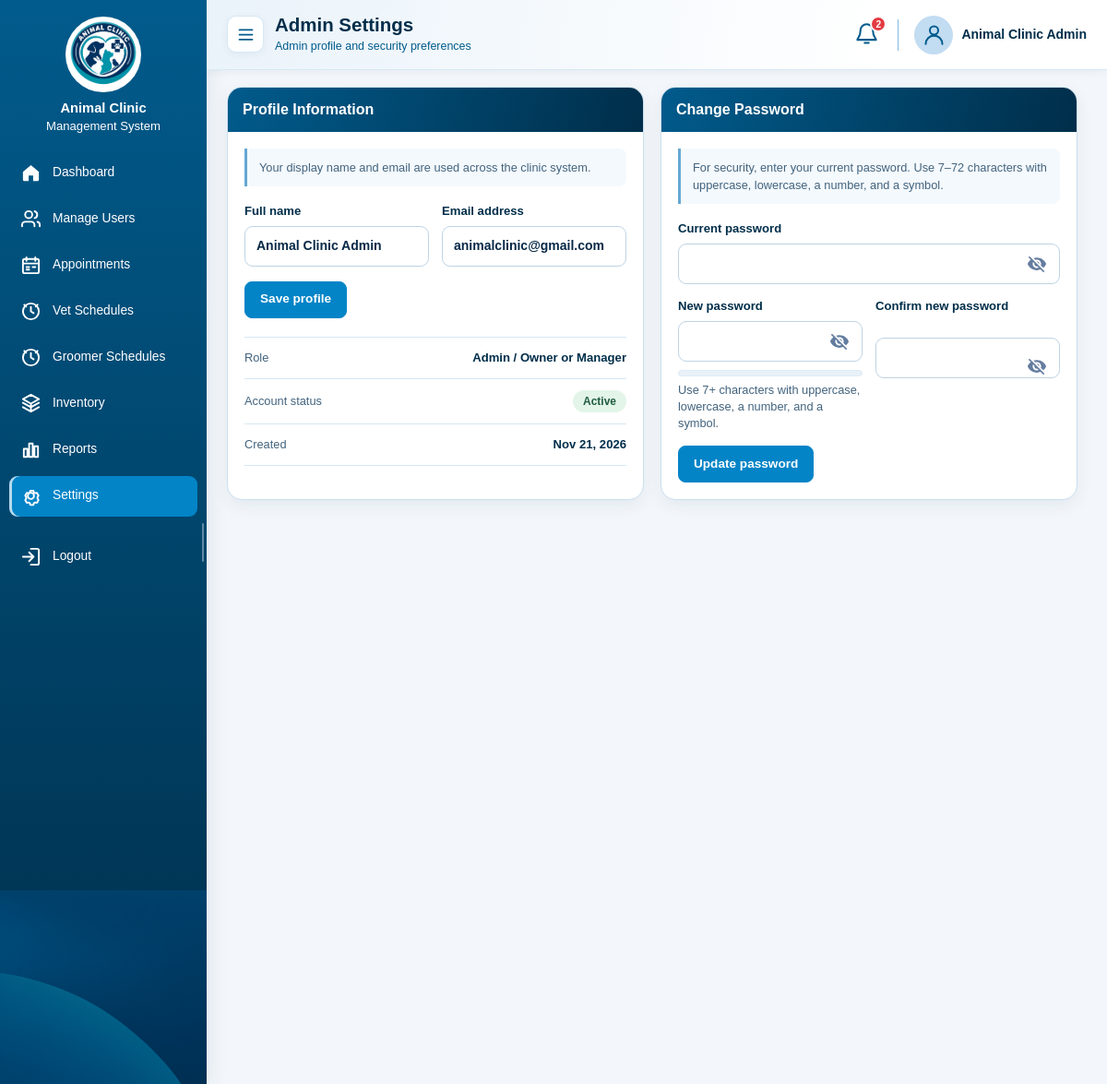
/admin/admin_settings.php (signed in), run on the app's committed database.
### tables this page shows
CREATE TABLE `users` (
  `user_id` int(10) UNSIGNED NOT NULL,
  `full_name` varchar(100) NOT NULL DEFAULT '',
  `email` varchar(254) NOT NULL,
  `password_hash` varchar(255) NOT NULL,
  `role` varchar(20) NOT NULL,
  `status` varchar(10) NOT NULL DEFAULT 'active',
  `owner_id` int(10) UNSIGNED DEFAULT NULL,
  `staff_id` int(10) UNSIGNED DEFAULT NULL,
  `vet_id` int(10) UNSIGNED DEFAULT NULL,
  `created_at` timestamp NOT NULL DEFAULT current_timestamp(),
  `updated_at` timestamp NOT NULL DEFAULT current_timestamp() ON UPDATE current_timestamp()
);

### includes/auth.php (called while the page is built, shortened)
<?php
function e(?string $value): string
{
    return htmlspecialchars((string) $value, ENT_QUOTES, 'UTF-8');
}

### includes/notifications.php (called while the page is built, shortened)
<?php
require_once __DIR__ . '/auth.php';
function notification_unread_count(PDO $pdo, int $userId): int
{
    $st = $pdo->prepare('SELECT COUNT(*) FROM Notifications WHERE user_id = ? AND is_read = 0');
    $st->execute([$userId]);
    return (int) $st->fetchColumn();
}
function notification_recent(PDO $pdo, int $userId, int $limit = 8): array
{
    $limit = max(1, min(50, $limit));
    $st = $pdo->prepare(
        'SELECT notification_id, category, title, message, link, is_read, created_at
         FROM Notifications WHERE user_id = ? ORDER BY created_at DESC, notification_id DESC LIMIT ' . (int) $limit
    );
    $st->execute([$userId]);
    return $st->fetchAll();
}

### includes/admin_notifications.php (called while the page is built, shortened)
<?php
require_once __DIR__ . '/notifications.php';
function admin_notification_href(?string $link): string
{
    $routes = [
        'admin/dashboard.php' => 'dashboard.php',
        'admin/appointments.php' => 'appointments.php',
        'admin/schedule_requests.php' => 'schedule_requests.php',
        'admin/groomer_schedule_requests.php' => 'groomer_schedule_requests.php',
        'admin/inventory.php' => 'inventory.php',
        'admin/admin_reports.php' => 'admin_reports.php',
        'admin/manage_users.php' => 'manage_users.php',
        'admin/admin_settings.php' => 'admin_settings.php',
        'staff/appointments.php' => 'appointments.php',
        'staff/billing.php' => 'admin_reports.php',
        'vet/appointments.php' => 'appointments.php',
        'client/appointments.php' => 'appointments.php',
        'client/billing.php' => 'admin_reports.php',
        'client/vaccinations.php' => 'appointments.php',
        'client/medical_records.php' => 'appointments.php',
    ];
    $path = (string) parse_url($link, PHP_URL_PATH);
    $route = $routes[$path] ?? 'dashboard.php';
    $fragment = (string) parse_url($link, PHP_URL_FRAGMENT);
    return $route;
}
function dashboard_notification_state(PDO $pdo, int $userId): array
{
    $items = [];
    foreach (notification_recent($pdo, $userId, 8) as $row) {
        $category = (string) $row['category'];
        $kind = preg_match('/\A[a-z0-9_-]{1,30}\z/i', $category) ? strtolower($category) : 'general';
        if ($kind === 'appointment') {
            $kind = 'appointments';
        }
        $items[] = [
            'id' => (int) $row['notification_id'],
            'label' => (string) $row['title'],
            'detail' => (string) $row['message'] . ' · ' . date('M j, g:i A', strtotime((string) $row['created_at'])),
            'href' => admin_notification_href($row['link'] !== null ? (string) $row['link'] : null),
            'kind' => $kind,
            'count' => 0,
            'unread' => (int) $row['is_read'] === 0,
        ];
    }
    return [
        'count' => notification_unread_count($pdo, $userId),
        'items' => $items,
        'error' => '',
    ];
}

### admin/admin_settings.php (the view, shortened to what this page needs)
<?php
require_once __DIR__ . '/../includes/auth.php';
require_once __DIR__ . '/../includes/database.php';
$userId = (int) $_SESSION['user_id'];
$profile = [];
$form = ['full_name' => null, 'email' => null];
try {
    $pdo = db();
    $statement = $pdo->prepare('SELECT full_name, email, status, created_at FROM users WHERE user_id = ? AND `role` = ? LIMIT 1');
    $statement->execute([$userId, 'admin']);
    $profile = $statement->fetch() ?: [];
} catch (PDOException $ex) {
    error_log($ex->getMessage());
    $error = 'Settings could not be saved or loaded. Check the database connection and try again.';
}
$statusClass = function ($value): string {
    return strtolower(trim(preg_replace('/[^a-z0-9]+/i', '_', (string) $value), '_'));
};
require_once __DIR__ . '/../includes/admin_notifications.php';
$notifications = ['count' => 0, 'items' => [], 'error' => ''];
try {
    $noticeDb = db();
    $notifications = dashboard_notification_state(
        $noticeDb,
        (int) $_SESSION['user_id']
    );
} catch (Throwable $ex) {
    error_log($ex->getMessage());
    $notifications['error'] = 'Notification data is unavailable.';
}
$notificationBadge = $notifications['count'] > 99 ? '99+' : (string) $notifications['count'];
$pageTitle = 'Admin Settings';
?>
<!doctype html>
<html lang="en">
<head>
  <link rel="stylesheet" href="../assets/css/admin-professional.css">
  <link rel="stylesheet" href="../assets/css/data-tables.css">
</head>
<body class="admin-dashboard">
  <div class="app-shell">
    <aside class="sidebar">
      <a class="brand-lockup" href="dashboard.php">
        <img class="brand-logo" src="../assets/images/Animal%20Clinic%20Heart%20Emblem%20Transparent.png" alt="Animal Clinic">
        <span class="brand-copy">Animal Clinic<span>Management System</span></span>
      </a>
      <nav class="side-nav" aria-label="Admin navigation">
        <a class="nav-item" href="dashboard.php"><svg viewBox="0 0 24 24" aria-hidden="true"><path d="M3 10.8 12 3l9 7.8v9a1.2 1.2 0 0 1-1.2 1.2h-5.3v-6.2h-5V21H4.2A1.2 1.2 0 0 1 3 19.8z"/></svg><span>Dashboard</span></a>
        <a class="nav-item" href="manage_users.php"><svg viewBox="0 0 24 24" aria-hidden="true"><path d="M16 20v-1.6a3.4 3.4 0 0 0-3.4-3.4H5.4A3.4 3.4 0 0 0 2 18.4V20m7.5-9a4 4 0 1 0 0-8 4 4 0 0 0 0 8zm12.5 9v-1.6a3.4 3.4 0 0 0-2.6-3.3M16.2 3.1a4 4 0 0 1 0 7.7"/></svg><span>Manage Users</span></a>
        <a class="nav-item" href="appointments.php"><svg viewBox="0 0 24 24" aria-hidden="true"><rect x="3" y="5" width="18" height="16" rx="2"/><path d="M7 3v4m10-4v4M3 10h18M7 14h3m-3 3h3m4-3h3"/></svg><span>Appointments</span></a>
        <a class="nav-item" href="schedule_requests.php"><svg viewBox="0 0 24 24" aria-hidden="true"><circle cx="12" cy="12" r="9"/><path d="M12 7v5l3 2M4.5 4.5l2 2M19.5 4.5l-2 2"/></svg><span>Vet Schedules</span></a>
        <a class="nav-item" href="groomer_schedule_requests.php"><svg viewBox="0 0 24 24" aria-hidden="true"><circle cx="12" cy="12" r="9"/><path d="M12 7v5l3 2M4.5 4.5l2 2M19.5 4.5l-2 2"/></svg><span>Groomer Schedules</span></a>
        <a class="nav-item" href="inventory.php"><svg viewBox="0 0 24 24" aria-hidden="true"><path d="m12 2 9 5-9 5-9-5zm-9 9 9 5 9-5m-18 5 9 5 9-5M12 12v9"/></svg><span>Inventory</span></a>
        <a class="nav-item" href="admin_reports.php"><svg viewBox="0 0 24 24" aria-hidden="true"><path d="M4 20V11h4v9zm6 0V5h4v15zm6 0V8h4v12z"/></svg><span>Reports</span></a>
        <a class="nav-item active" href="admin_settings.php"><span>Settings</span></a>
        <a class="nav-item logout-link" href="../logout.php?session_context=admin"><svg viewBox="0 0 24 24" aria-hidden="true"><path d="M10 17l5-5-5-5m5 5H3m9-9h7a2 2 0 0 1 2 2v14a2 2 0 0 1-2 2h-7"/></svg><span>Logout</span></a>
      </nav>
    </aside>
    <div class="main-area">
      <header class="topbar">
        <div class="topbar-title"><div><h1><?= e($pageTitle) ?></h1><p>Admin profile and security preferences</p></div></div>
        <div class="profile-area">
          <details class="notification-menu" id="notification-menu">
            <summary class="notification" id="notification-summary" aria-label="Open clinic notifications" title="Clinic notifications"><svg viewBox="0 0 24 24" aria-hidden="true"><path d="M18 8a6 6 0 0 0-12 0c0 7-3 7-3 9h18c0-2-3-2-3-9m-8 12h4"/></svg><?php if ($notifications['count'] > 0): ?><span class="notification-count"><?= e($notificationBadge) ?></span><?php endif; ?></summary>
          </details>
          <a class="profile-display" href="admin_settings.php" aria-label="Admin profile settings"><span class="profile-avatar" aria-hidden="true"><svg viewBox="0 0 24 24"><circle cx="12" cy="8" r="4"/><path d="M4 21a8 8 0 0 1 16 0"/></svg></span><span class="profile-copy"><span class="profile-name"><?= e($_SESSION['full_name'] ?? 'Admin') ?></span></span></a>
        </div>
      </header>
      <main class="page-content">
        <?php if ($profile): ?>
          <div class="settings-grid">
            <section class="panel profile-settings-panel">
              <div class="panel-header"><h2>Profile Information</h2></div>
              <div class="panel-body">
                <p class="form-note">Your display name and email are used across the clinic system.</p>
                <form method="post" class="form-grid settings-form">
                  <label>Full name<input type="text" name="full_name" value="<?= e($form['full_name'] ?? $profile['full_name']) ?>" required maxlength="150" autocomplete="name"></label>
                  <label>Email address<input type="email" name="email" value="<?= e($form['email'] ?? $profile['email']) ?>" required maxlength="254" autocomplete="email"></label>
                  <div class="wide form-actions"><button class="button" type="submit">Save profile</button></div>
                </form>
                <dl class="profile-facts">
                  <div><dt>Role</dt><dd>Admin / Owner or Manager</dd></div>
                  <div><dt>Account status</dt><dd><span class="status <?= e($statusClass($profile['status'])) ?>"><?= e(ucfirst($profile['status'])) ?></span></dd></div>
                  <div><dt>Created</dt><dd><?= e(date('M j, Y', strtotime($profile['created_at']))) ?></dd></div>
                </dl>
              </div>
            </section>
            <section class="panel password-settings-panel">
              <div class="panel-header"><h2>Change Password</h2></div>
              <div class="panel-body">
                <p class="form-note">For security, enter your current password. Use 7–72 characters with uppercase, lowercase, a number, and a symbol.</p>
                <form method="post" class="form-grid settings-form" id="pw-form">
                  <label class="wide">Current password
                    <span class="pw-field"><input type="password" name="current_password" required autocomplete="current-password"><button type="button" class="pw-toggle" aria-label="Show password" aria-pressed="false"></button></span>
                  </label>
                  <label>New password
                    <span class="pw-field"><input type="password" name="new_password" id="new-pw" required minlength="7" maxlength="72" autocomplete="new-password"><button type="button" class="pw-toggle" aria-label="Show password" aria-pressed="false"></button></span>
                    <span class="strength" aria-hidden="true"><span id="pw-bar"></span></span>
                    <span class="hint" id="pw-hint" aria-live="polite">Use 7+ characters with uppercase, lowercase, a number, and a symbol.</span>
                  </label>
                  <label>Confirm new password
                    <span class="pw-field"><input type="password" name="confirm_password" id="confirm-pw" required minlength="7" maxlength="72" autocomplete="new-password"><button type="button" class="pw-toggle" aria-label="Show password" aria-pressed="false"></button></span>
                    <span class="hint" id="match-hint"></span>
                  </label>
                  <div class="wide form-actions"><button class="button" type="submit">Update password</button></div>
                </form>
              </div>
            </section>
          </div>
        <?php endif; ?>
      </main>
    </div>
  </div>
</body>
</html>

### assets/css/admin-professional.css (style rules this page uses)
:root { --admin-sidebar-width: 224px; --admin-shell-bg: #f3f7fb; --admin-border: #d7e5ef; --admin-muted: #42637e; --admin-navy: #002e4a; --admin-blue: #015b8c; --admin-cyan: #0284c7; }
body.admin-dashboard, body.role-app.admin, body.role-app.vet { background: var(--admin-shell-bg) !important; }
html:has(body.admin-dashboard), html:has(body.role-app.admin), html:has(body.role-app.vet), body.admin-dashboard, body.role-app.admin, body.role-app.vet { overflow: hidden; scrollbar-width: none; }
body.admin-dashboard .app-shell, body.role-app.admin .app-shell, body.role-app.vet .app-shell { grid-template-columns: var(--admin-sidebar-width) minmax(0, 1fr) !important; transition: grid-template-columns .22s ease; }
body.admin-dashboard .sidebar, body.role-app.admin .sidebar, body.role-app.vet .sidebar { width: var(--admin-sidebar-width); max-width: 360px; min-width: 76px; padding: 18px 10px 14px; height: 100vh; height: 100dvh; overflow-x: hidden; overflow-y: auto; scrollbar-width: none; transition: width .22s ease, padding .22s ease, transform .22s ease; box-shadow: 5px 0 18px rgba(0, 46, 74, .08); }
body.admin-dashboard .app-shell, body.role-app.admin .app-shell, body.role-app.vet .app-shell { min-width: 0; }
body.admin-dashboard .brand-lockup, body.role-app.admin .brand-lockup, body.role-app.vet .brand-lockup { margin: 0 0 20px; transition: margin .22s ease; }
body.admin-dashboard .brand-logo, body.role-app.admin .brand-logo, body.role-app.vet .brand-logo { width: 82px; height: 82px; transition: width .22s ease, height .22s ease; }
body.admin-dashboard .side-nav, body.role-app.admin .side-nav, body.role-app.vet .side-nav { gap: 6px; }
body.admin-dashboard .nav-item, body.role-app.admin .nav-item, body.role-app.vet .nav-item { min-height: 44px; border-radius: 9px; font-size: .86rem; }
body.admin-dashboard .nav-item.active, body.role-app.admin .nav-item.active, body.role-app.vet .nav-item.active { background: #0284c7; box-shadow: inset 3px 0 0 rgba(255, 255, 255, .7); }
body.admin-dashboard .topbar, body.role-app.admin .topbar, body.role-app.vet .topbar { min-height: 68px; padding: 10px 22px; }
body.admin-dashboard .topbar-title h1, body.role-app.admin .topbar-title h1, body.role-app.vet .topbar-title h1 { font-size: 1.28rem; }
body.admin-dashboard .topbar-title p, body.role-app.admin .topbar-title p, body.role-app.vet .topbar-title p { margin-top: 1px; font-size: .78rem; }
body.admin-dashboard .page-content, body.role-app.admin .page-content, body.role-app.vet .page-content { width: 100% !important; max-width: none !important; margin: 0 !important; padding: 18px 22px 26px; background: #f3f7fb; overflow-x: hidden; overflow-y: auto; scrollbar-gutter: stable; scrollbar-width: thin; scrollbar-color: #9fc5df #eef6fc; }
body.admin-dashboard .panel, body.role-app.admin .panel, body.role-app.vet .panel { border-radius: 16px; box-shadow: 0 6px 18px rgba(0, 46, 74, .07); }
body.admin-dashboard .panel-header, body.role-app.admin .panel-header, body.role-app.vet .panel-header { min-height: 48px; padding: 10px 16px; background: linear-gradient(105deg, #015b8c, #002e4a); }
body.admin-dashboard .panel-body, body.role-app.admin .panel-body, body.role-app.vet .panel-body { padding: 18px; }

### data on the page
users: full_name "Animal Clinic Admin", email "animalclinic@gmail.com", status "Active", created_at "Nov 21, 2026"

### other printed values
$pageTitle "Admin Settings"
$notificationBadge "2"
$_SESSION['full_name'] "Animal Clinic Admin"
